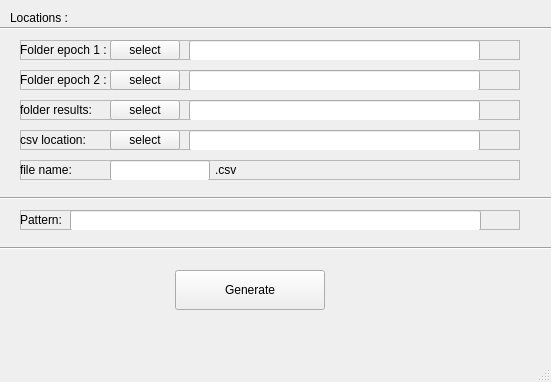
<?xml version="1.0" encoding="UTF-8"?>
<ui version="4.0">
 <class>mainWindow</class>
 <widget class="QMainWindow" name="mainWindow">
  <property name="enabled">
   <bool>true</bool>
  </property>
  <property name="geometry">
   <rect>
    <x>0</x>
    <y>0</y>
    <width>551</width>
    <height>382</height>
   </rect>
  </property>
  <property name="minimumSize">
   <size>
    <width>7</width>
    <height>0</height>
   </size>
  </property>
  <property name="maximumSize">
   <size>
    <width>16777215</width>
    <height>16777215</height>
   </size>
  </property>
  <property name="windowTitle">
   <string>CSV auto-generation</string>
  </property>
  <property name="animated">
   <bool>true</bool>
  </property>
  <property name="documentMode">
   <bool>false</bool>
  </property>
  <widget class="QWidget" name="centralwidget">
   <widget class="QLabel" name="label">
    <property name="geometry">
     <rect>
      <x>10</x>
      <y>10</y>
      <width>111</width>
      <height>16</height>
     </rect>
    </property>
    <property name="text">
     <string>Locations : </string>
    </property>
   </widget>
   <widget class="Line" name="line_3">
    <property name="geometry">
     <rect>
      <x>0</x>
      <y>20</y>
      <width>721</width>
      <height>16</height>
     </rect>
    </property>
    <property name="orientation">
     <enum>Qt::Horizontal</enum>
    </property>
   </widget>
   <widget class="QFrame" name="fr_epoch1">
    <property name="geometry">
     <rect>
      <x>20</x>
      <y>40</y>
      <width>500</width>
      <height>20</height>
     </rect>
    </property>
    <property name="frameShape">
     <enum>QFrame::StyledPanel</enum>
    </property>
    <property name="frameShadow">
     <enum>QFrame::Raised</enum>
    </property>
    <widget class="QLabel" name="label_12">
     <property name="geometry">
      <rect>
       <x>0</x>
       <y>0</y>
       <width>121</width>
       <height>20</height>
      </rect>
     </property>
     <property name="text">
      <string>Folder epoch 1 :</string>
     </property>
    </widget>
    <widget class="QPushButton" name="btn_epoch1">
     <property name="geometry">
      <rect>
       <x>90</x>
       <y>0</y>
       <width>70</width>
       <height>20</height>
      </rect>
     </property>
     <property name="text">
      <string>select</string>
     </property>
    </widget>
    <widget class="QLineEdit" name="le_epoch1">
     <property name="geometry">
      <rect>
       <x>169</x>
       <y>0</y>
       <width>291</width>
       <height>21</height>
      </rect>
     </property>
     <property name="text">
      <string/>
     </property>
    </widget>
   </widget>
   <widget class="QFrame" name="fr_epoch2">
    <property name="geometry">
     <rect>
      <x>20</x>
      <y>70</y>
      <width>500</width>
      <height>20</height>
     </rect>
    </property>
    <property name="frameShape">
     <enum>QFrame::StyledPanel</enum>
    </property>
    <property name="frameShadow">
     <enum>QFrame::Raised</enum>
    </property>
    <widget class="QLabel" name="label_14">
     <property name="geometry">
      <rect>
       <x>0</x>
       <y>0</y>
       <width>121</width>
       <height>20</height>
      </rect>
     </property>
     <property name="text">
      <string>Folder epoch 2 :</string>
     </property>
    </widget>
    <widget class="QPushButton" name="btn_epoch2">
     <property name="geometry">
      <rect>
       <x>90</x>
       <y>0</y>
       <width>70</width>
       <height>20</height>
      </rect>
     </property>
     <property name="text">
      <string>select</string>
     </property>
    </widget>
    <widget class="QLineEdit" name="le_epoch2">
     <property name="geometry">
      <rect>
       <x>169</x>
       <y>0</y>
       <width>291</width>
       <height>21</height>
      </rect>
     </property>
     <property name="text">
      <string/>
     </property>
    </widget>
   </widget>
   <widget class="QFrame" name="fr_res">
    <property name="geometry">
     <rect>
      <x>20</x>
      <y>100</y>
      <width>500</width>
      <height>20</height>
     </rect>
    </property>
    <property name="frameShape">
     <enum>QFrame::StyledPanel</enum>
    </property>
    <property name="frameShadow">
     <enum>QFrame::Raised</enum>
    </property>
    <widget class="QLabel" name="label_16">
     <property name="geometry">
      <rect>
       <x>0</x>
       <y>0</y>
       <width>121</width>
       <height>20</height>
      </rect>
     </property>
     <property name="text">
      <string>folder results:</string>
     </property>
    </widget>
    <widget class="QPushButton" name="btn_res">
     <property name="geometry">
      <rect>
       <x>90</x>
       <y>0</y>
       <width>70</width>
       <height>20</height>
      </rect>
     </property>
     <property name="text">
      <string>select</string>
     </property>
    </widget>
    <widget class="QLineEdit" name="le_res">
     <property name="geometry">
      <rect>
       <x>169</x>
       <y>0</y>
       <width>291</width>
       <height>21</height>
      </rect>
     </property>
     <property name="text">
      <string/>
     </property>
    </widget>
   </widget>
   <widget class="QFrame" name="fr_csv_dest">
    <property name="geometry">
     <rect>
      <x>20</x>
      <y>130</y>
      <width>500</width>
      <height>20</height>
     </rect>
    </property>
    <property name="frameShape">
     <enum>QFrame::StyledPanel</enum>
    </property>
    <property name="frameShadow">
     <enum>QFrame::Raised</enum>
    </property>
    <widget class="QLabel" name="label_17">
     <property name="geometry">
      <rect>
       <x>0</x>
       <y>0</y>
       <width>121</width>
       <height>20</height>
      </rect>
     </property>
     <property name="text">
      <string>csv location:</string>
     </property>
    </widget>
    <widget class="QPushButton" name="btn_csv_dest">
     <property name="geometry">
      <rect>
       <x>90</x>
       <y>0</y>
       <width>70</width>
       <height>20</height>
      </rect>
     </property>
     <property name="text">
      <string>select</string>
     </property>
    </widget>
    <widget class="QLineEdit" name="le_csv_dest">
     <property name="geometry">
      <rect>
       <x>169</x>
       <y>0</y>
       <width>291</width>
       <height>21</height>
      </rect>
     </property>
     <property name="text">
      <string/>
     </property>
    </widget>
   </widget>
   <widget class="Line" name="line_4">
    <property name="geometry">
     <rect>
      <x>0</x>
      <y>190</y>
      <width>721</width>
      <height>16</height>
     </rect>
    </property>
    <property name="orientation">
     <enum>Qt::Horizontal</enum>
    </property>
   </widget>
   <widget class="QFrame" name="fr_pattern">
    <property name="geometry">
     <rect>
      <x>20</x>
      <y>210</y>
      <width>500</width>
      <height>20</height>
     </rect>
    </property>
    <property name="frameShape">
     <enum>QFrame::StyledPanel</enum>
    </property>
    <property name="frameShadow">
     <enum>QFrame::Raised</enum>
    </property>
    <widget class="QLabel" name="label_18">
     <property name="geometry">
      <rect>
       <x>0</x>
       <y>0</y>
       <width>70</width>
       <height>20</height>
      </rect>
     </property>
     <property name="text">
      <string>Pattern: </string>
     </property>
    </widget>
    <widget class="QLineEdit" name="le_pattern">
     <property name="geometry">
      <rect>
       <x>50</x>
       <y>0</y>
       <width>411</width>
       <height>21</height>
      </rect>
     </property>
     <property name="text">
      <string/>
     </property>
    </widget>
   </widget>
   <widget class="Line" name="line_5">
    <property name="geometry">
     <rect>
      <x>-20</x>
      <y>240</y>
      <width>721</width>
      <height>16</height>
     </rect>
    </property>
    <property name="orientation">
     <enum>Qt::Horizontal</enum>
    </property>
   </widget>
   <widget class="QPushButton" name="btn_generate">
    <property name="geometry">
     <rect>
      <x>175</x>
      <y>270</y>
      <width>150</width>
      <height>40</height>
     </rect>
    </property>
    <property name="text">
     <string>Generate</string>
    </property>
    <property name="autoDefault">
     <bool>false</bool>
    </property>
    <property name="default">
     <bool>false</bool>
    </property>
   </widget>
   <widget class="QFrame" name="fr_filename">
    <property name="geometry">
     <rect>
      <x>20</x>
      <y>160</y>
      <width>500</width>
      <height>20</height>
     </rect>
    </property>
    <property name="frameShape">
     <enum>QFrame::StyledPanel</enum>
    </property>
    <property name="frameShadow">
     <enum>QFrame::Raised</enum>
    </property>
    <widget class="QLabel" name="label_19">
     <property name="geometry">
      <rect>
       <x>0</x>
       <y>0</y>
       <width>70</width>
       <height>20</height>
      </rect>
     </property>
     <property name="text">
      <string>file name: </string>
     </property>
    </widget>
    <widget class="QLineEdit" name="le_filename">
     <property name="geometry">
      <rect>
       <x>90</x>
       <y>0</y>
       <width>100</width>
       <height>21</height>
      </rect>
     </property>
     <property name="text">
      <string/>
     </property>
    </widget>
    <widget class="QLabel" name="label_20">
     <property name="geometry">
      <rect>
       <x>195</x>
       <y>0</y>
       <width>70</width>
       <height>20</height>
      </rect>
     </property>
     <property name="text">
      <string>.csv</string>
     </property>
    </widget>
   </widget>
  </widget>
  <widget class="QMenuBar" name="menubar">
   <property name="geometry">
    <rect>
     <x>0</x>
     <y>0</y>
     <width>551</width>
     <height>22</height>
    </rect>
   </property>
  </widget>
  <widget class="QStatusBar" name="statusbar"/>
 </widget>
 <resources/>
 <connections/>
</ui>
